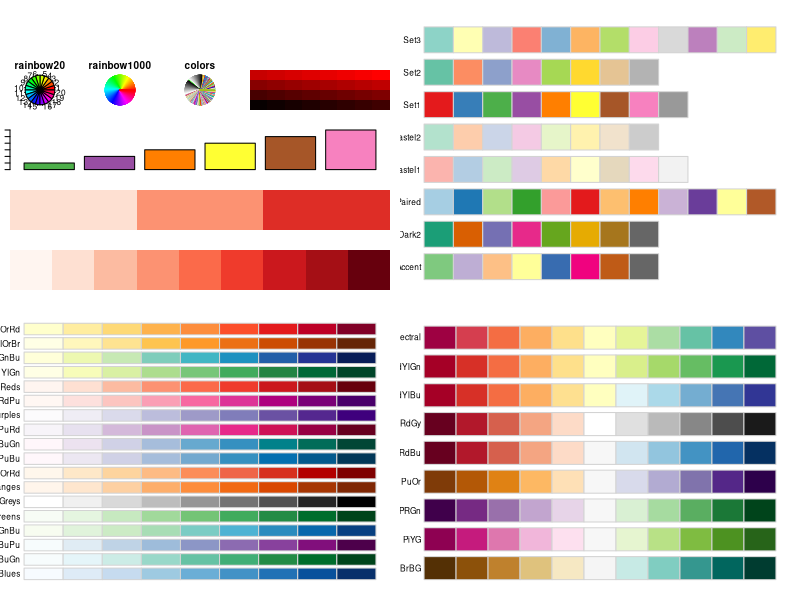

Generate this figure with R:
library(ggplot2)
library(RColorBrewer)
library(patchwork)

par(cex=0.5, mai=c(0.1,0.1,0.1,0.1))
par(fig=c(0,0.5,0,0.5))
display.brewer.all(type = "seq")

par(fig=c(0.5,1,0,0.5), new=TRUE)
display.brewer.all(type = "div")

par(fig=c(0.5,1,0.5,1), new=TRUE)
p3 = display.brewer.all(type = "qual")

par(fig=c(0,0.5,0.5,0.6), new=TRUE)
display.brewer.pal(9,"Reds")

# display.brewer.pal(所取颜色的个数,"调色板名称")
# brewer.pal(9,"Set1")[3:8]) # 使用颜色
par(fig=c(0,0.5,0.5,0.6), new=TRUE)
display.brewer.pal(9,"Reds")
par(fig=c(0,0.5,0.6,0.7), new=TRUE)
display.brewer.pal(3,"Reds") 
par(fig=c(0,0.5,0.7,0.8), new=TRUE)
barplot(c(1:6),col = brewer.pal(9,"Set1")[3:8])
par(fig=c(0,0.1,0.8,0.9), new=TRUE)
pie(rep(1, 20), col = rainbow(20), main = "rainbow20")
par(fig=c(0.1,0.2,0.8,0.9), new=TRUE)
pie(rep(1, 1000), labels = NA, col = rainbow(1000), border = rainbow(1000), main = "rainbow1000")

par(fig=c(0.2,0.3,0.8,0.9), new=TRUE)
cols = colors()
pie(rep(1, 657), labels = NA, col = cols, border = cols, main = "colors")

par(fig=c(0.3,0.5,0.8,0.9), new=TRUE)
r <- seq(7, 255, 8)
col <- rgb(r, 0, 0, alpha = 255, maxColorValue = 255)
image(x = 1:8, y = 1:4, z = matrix(1:32, ncol = 4), col = col, axes = F, ann = F)